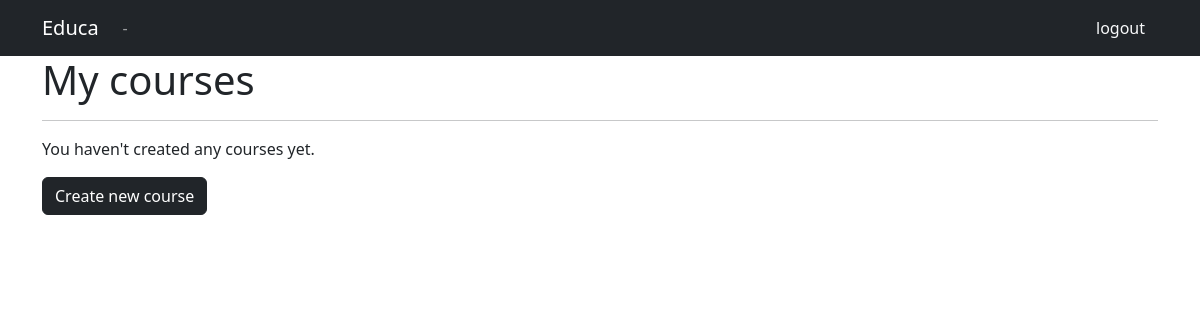
The page /course/mine/ (signed in) on the database as committed earlier.
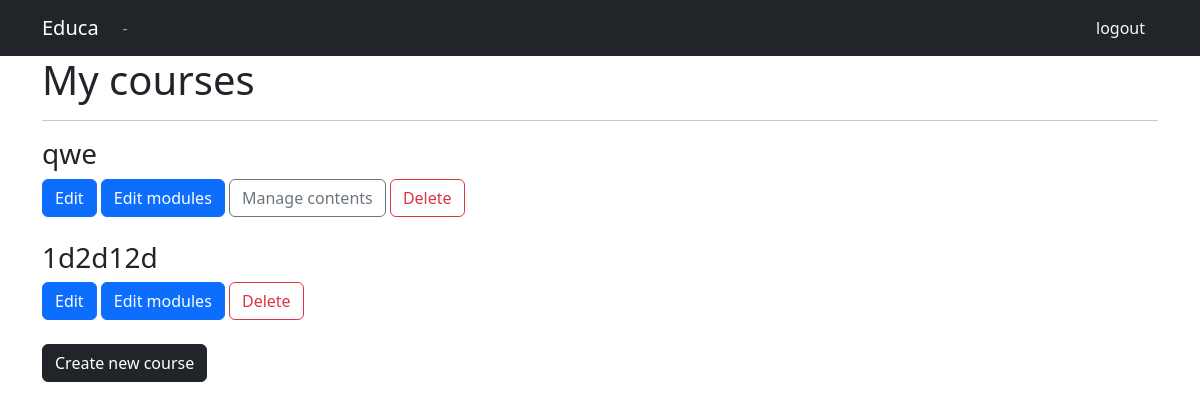
The same page on the database as committed later.
### courses/models.py (models this page shows, shortened)
class Course(models.Model):
    owner = models.ForeignKey(User, related_name='courses_created', on_delete=models.CASCADE)
    subject = models.ForeignKey(Subject, related_name='courses', on_delete=models.CASCADE)
    title = models.CharField(max_length=200)
    slug = models.SlugField(max_length=200, unique=True)
    overview = models.TextField()
    created = models.DateTimeField(auto_now_add=True)
    class Meta:
        ordering = ['-created']

### courses/views.py (the view)
# urls.py: path('mine/', views.ManageCourseListView.as_view(), name='manage_course_list'),
class ManageCourseListView(OwnerCourseMixin, ListView):
    template_name = 'courses/manage/course/list.html'

### courses/views.py (called while the page is built)
    def get_queryset(self):
        qs = super(OwnerMixin, self).get_queryset()
        return qs.filter(owner=self.request.user)

### courses/templates/courses/manage/course/list.html (shortened to what this page needs)
{% extends "base.html" %}
{% block content %}
    <div class="container">
        <h1>My courses</h1><hr>
        {% for course in object_list %}
            <div class="pb-4 float-top">
                <h3>{{ course.title }}</h3>
                    <a href="{% url "course_edit" course.id %}" class="btn btn-primary">Edit</a>
                    <a href="{% url "course_module_update" course.id %}" class="btn btn-primary">Edit modules</a>
                    {% if course.modules.count > 0 %}
                        <a href="{% url "module_content_list" course.modules.first.id %}" class="btn btn-outline-secondary"> Manage contents</a>
                    {% endif %}
                <a href="{% url "course_delete" course.id %}" class="btn btn-outline-danger">Delete</a>
            </div>
            {% empty %}
            <p>You haven't created any courses yet.</p>
        {% endfor %}
        <a href="{% url "course_create" %}" class="btn btn-dark">Create new course</a>
    </div>
{% endblock %}

Rows that differ between the two databases and show on the page:
added Course: title "qwe", shows "Manage contents"
added Course: title "1d2d12d"
Other text that changed with them:
text no longer shown: "You haven't created any courses yet."
